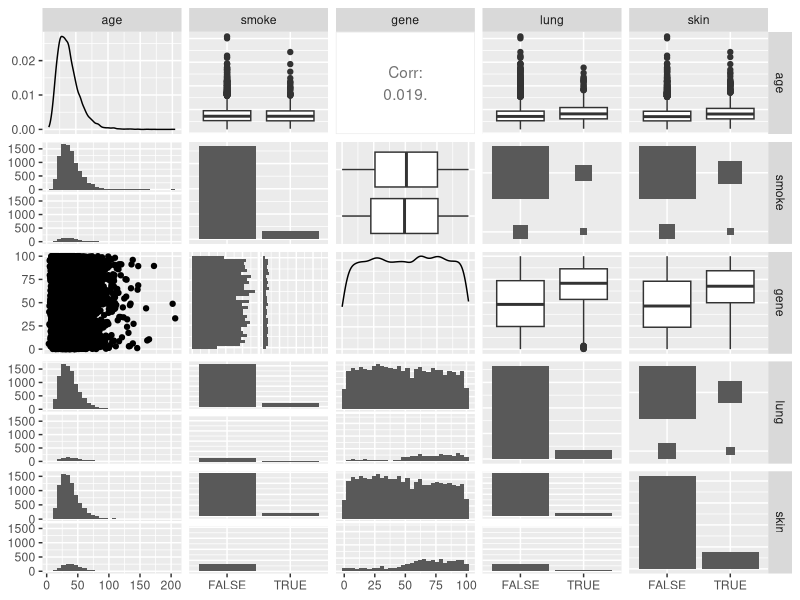
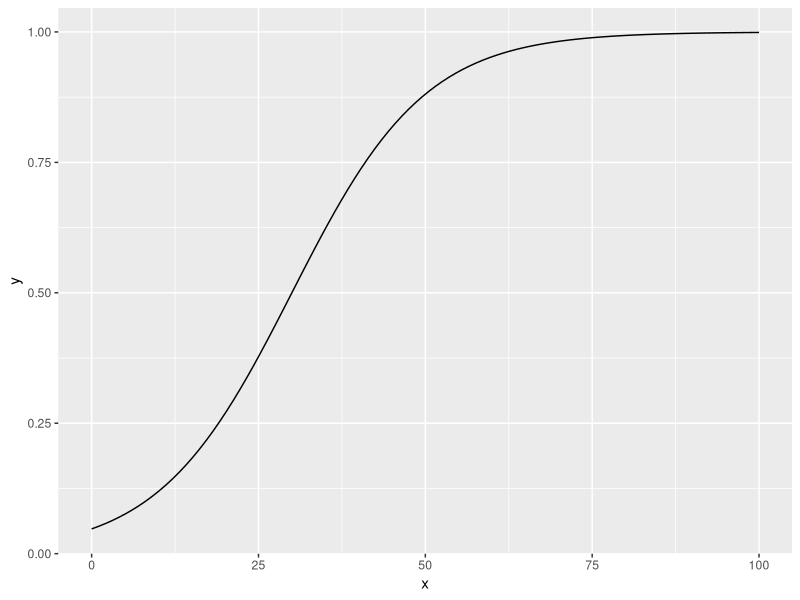
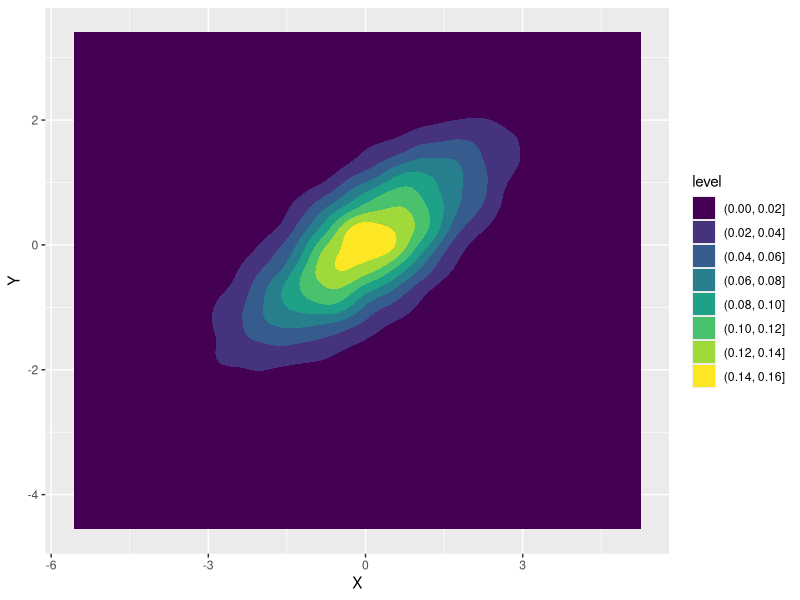
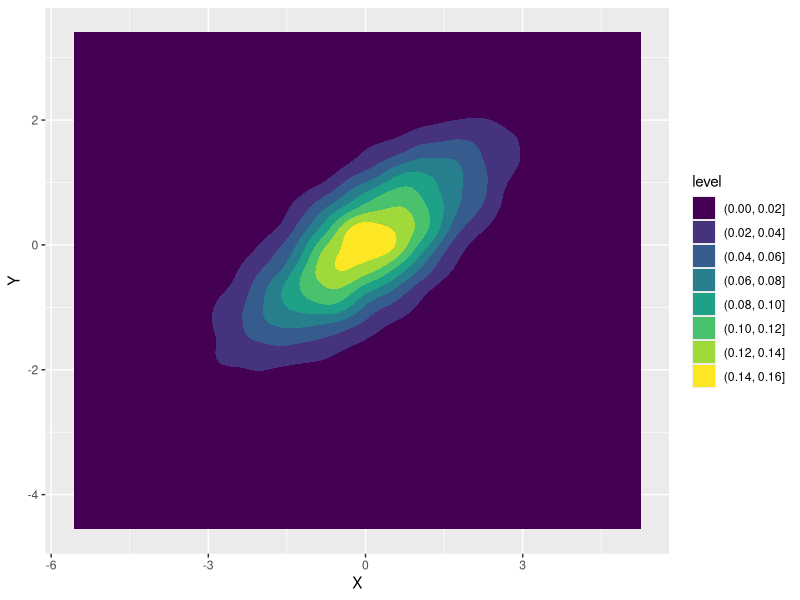
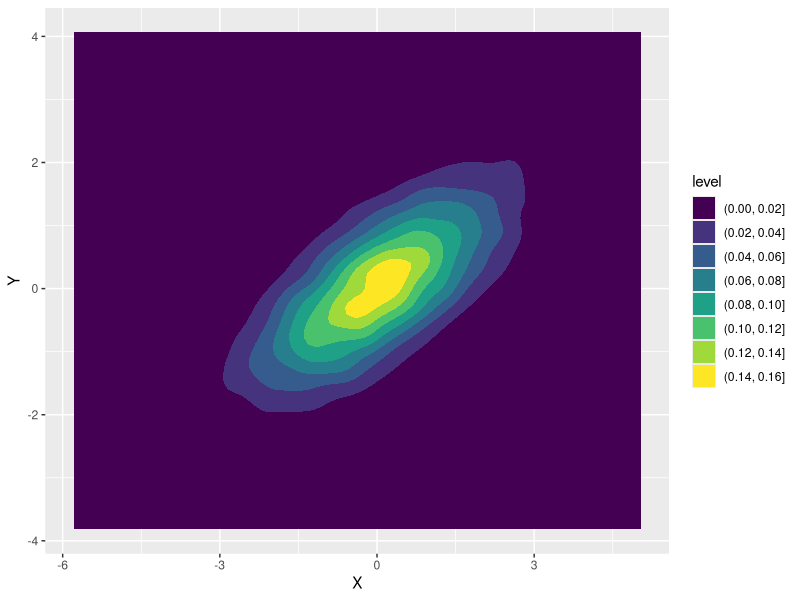
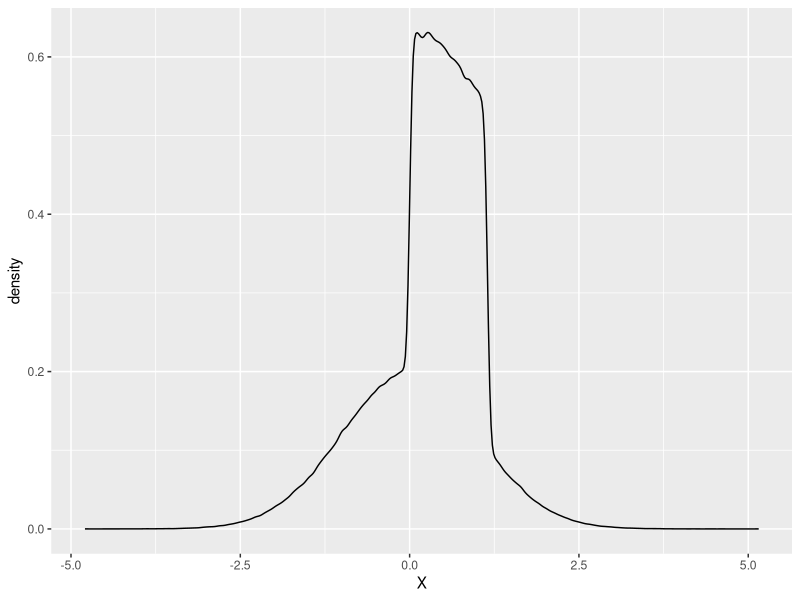
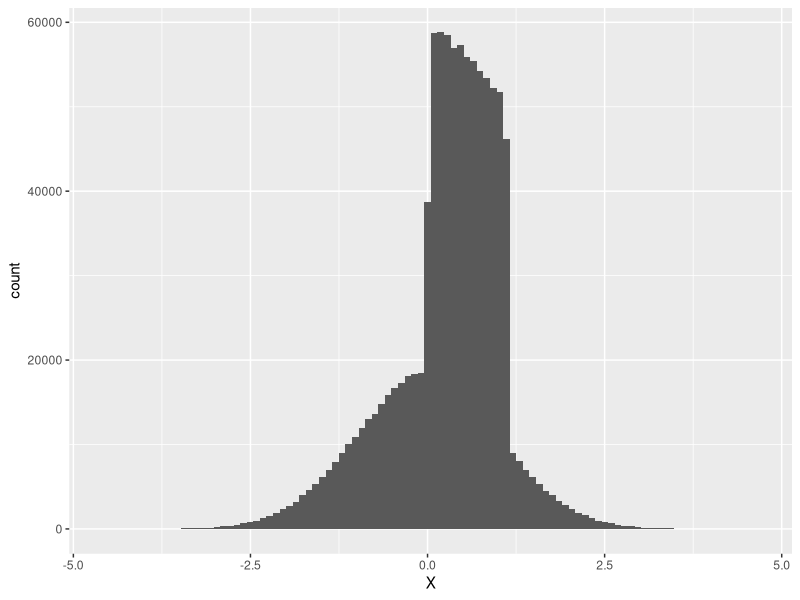

Here is the R script that generated these plots, in order:
library(tidyverse)
library(GGally)
library(mvtnorm)
#2####################################
logistic <- function(x, l=1,e=0){
  
  1/(1+exp(-l*(x-e)))
  
}

logistic(60,l = .005 ,e = 50)

cancer_DGP <- function(n) {
  tibble(
    age = rlnorm(n, 3.584, 0.434),
    smoke = rbernoulli(n, p = case_when(
                              age %in% 25:64  ~ .145,
                              age %in% 0:10 ~ .00000000001,
                              TRUE ~ .08)
                       ),
    gene = runif(n,0,100),
    lung = rbernoulli(n, p = (logistic(gene,.5,50)+logistic(age,.1,60)+smoke)/9),
    skin = rbernoulli(n, p = (logistic(gene, .5,50)+logistic(age,.1,35))/7)
  )
}



test_prob <- cancer_DGP(10000) %>%
  filter(age > 60, gene > 50) %>% 
  count(skin == TRUE) %>% 
  mutate(p = n/sum(n))
 

test_prob <- cancer_DGP(10000) %>%
  filter(age > 60, smoke == TRUE, gene > 50) %>% 
  count(lung) %>% 
  mutate(p = n/sum(n))
# age: I chose a logistic normal distribution to eliminate any negative ages while trying to create a right skewed distribution. Age is independent of gene since it is only a function of time and not any of your genes.
# gene: I chose a uniform distribution over the interval [0,100] since I think there is an equal chance of acquiring a random mutation. This is independent of age since overall your genes don't typically change with age.
# smoke: I chose a Bernoulli distribution conditioned on age since it is a binary variable with how it was written that is more likely to occur given certain intervals of age (Interval prevalence data taken from CDC). I have smoking as a conditional distribution. Thus given age smoke is conditionally independent with Lung and Skin.
# Lung: I chose a Bernoulli distribution conditioned on age and gene which are transformed using a logistic function to output probabilities that are weighted towards higher ages and higher gene scores respectively. Lung is also conditioned on smoking status with smokers contributing to a higher probability of lung cancer. Lung and skin are conditionally independent given age and gene.
# skin: I chose a Bernoulli distribution conditioned on age and gene which are transformed using a logistic function to output probabilities that are weighted towards higher ages and higher gene scores respectively. I adjusted the age distribution logistic to scale up at a younger age than that of the lung variable since skin cancer can occur at an earlier age than lung cancer. Skin cancer also is of hgiher prevalence in general so I made sure it occurs more in this DGP than lung cancer.

test <- cancer_DGP(10000) %>% 
  ggpairs()

test

# One surprising thing is that the age distribution of smokers and non-smokers does not differ all that much. The same thing can be said with the age distribution between those with lung cancer and those without. I expected the distribution mass to shift right as I thought I had coded that smokers and people with Lung cancer should be of higher age. Upon closer inspection of the marginal distribution of age this could be due to there not being enough occurrences of older people.I could adjust the logistic normal distribution somehow to spread it out to increase the probability of older ages.

#3##################################

prob <- function(df, ...) {
  final <- df %>% 
  count(...) %>% 
    mutate(p = n/sum(n)) 
    pull(final[2,3])
}

#################A###########
DGP_A <- function(n){
  tibble(
  X = runif(n),
  W = rbernoulli(n),
  Y = rnorm(n,X+W,1+X*W) 
)
}
### Independent: X and W
#P(X)
prob_ax <- prob(DGP_A(10000), X < .5)
prob_ax
#P(X|W)
prob_axgw <- DGP_A(10000)%>% 
  filter(W == 1) %>% 
  count(X < .5) %>% 
  mutate(p = n/sum(n))
  pull(prob_axgw[2,3])
# Probabilities are equal so X and W are independent 
### conditionally independent: none
#P(Y|X)
prob_aygw <- DGP_A(10000)%>% 
    filter(X < .5) %>% 
    count(Y < .5) %>% 
    mutate(p = n/sum(n))
  pull(prob_aygw[2,3])
   
#P(Y|X,W)
  prob_aygwx <- DGP_A(10000)%>% 
    filter(W == 1,X< .5) %>% 
    count(Y < .5) %>% 
    mutate(p = n/sum(n))
  pull(prob_aygwx[2,3])
# The probabilities are not equal so Y and W are not conditionally independent on X.
###############################B##################
DGP_B <- function(n){
  tibble(
    X = runif(n),
    W = rbernoulli(n,p= logistic(X)),
    Y = rnorm(n,X+W,1+X*W) 
  )
} 
### Independent: none
#P(W)
prob_bw <- prob(DGP_B(10000),W == 1)
prob_bw

#P(W|X)
prob_bwgx <- DGP_B(10000)%>% 
  filter(X < .5) %>% 
  count(W == 1) %>% 
  mutate(p = n/sum(n))
pull(prob_bwgx[2,3])
# The probabilities are not equal so X and W are not independent.
### conditionally independent: none
# P(Y|X)
prob_bygx <- DGP_B(10000)%>% 
  filter(X < .5) %>% 
  count(Y < 2) %>% 
  mutate(p = n/sum(n))
pull(prob_bygx[2,3])
# P(Y|X,W)
prob_bygxw <- DGP_B(10000)%>% 
  filter(W == 1 & X < .5) %>% 
  count(Y < 2) %>%
  mutate(p = n/sum(n))
pull(prob_bygxw[2,3])
# Probabilities are not equal so Y and W are not conditionally independent on X

#######################C######################
DGP_C <- function(n){
  tibble(L = runif(n,-1,0),
         U = runif(n),
         M = runif(n,L,U),
         X = rnorm(n, L),
         Y = rnorm(n, U)
  )
} 
### Independent: L and U
#P(L)
prob_cl <- prob(DGP_C(10000), L < -.5)
prob_cl
#P(L|U)
prob_clgu <- DGP_C(10000)%>% 
  filter(U < .5) %>% 
  count(L < -.5) %>% 
  mutate(p = n/sum(n))
pull(prob_clgu[2,3]) 
# The probabilities are the same so  L and U are independent.

### conditionally independent: M and X given L, M and Y given U
#P(M|L)
prob_cmgl <- DGP_C(10000) %>% 
  filter(L < -.5) %>% 
  count(M <.5) %>% 
  mutate(p = n/sum(n))
pull(prob_cmgl[2,3]) 

#P(M|L,X)
prob_cmglx <- DGP_C(10000) %>% 
  filter(L < -.5, X < -.5) %>% 
  count(M <.5) %>% 
  mutate(p = n/sum(n))
pull(prob_cmglx[2,3]) 

# The probabilities are the same proving M and X are conditionally independent on L.
################################D###################
DGP_D <- function(n) {
  tibble(
    X = runif(n),
    W = rbernoulli(n, logistic(X)),
    Y = rnorm(n, W, 1+W)
  )
### Independent: none
#P(Y)
prob_dy <- prob(DGP_D(10000), Y< 1)
prob_dy
#P(Y|W)
prob_dygw <- DGP_D(10000) %>% 
  filter(W == 1) %>% 
  count(Y < 1) %>% 
  mutate(p = n/sum(n))
pull(prob_dygw[2,3]) 

# Probabilities are not equal thus Y and W are not independent.
### Conditionally independent: none

#P(Y|X)
prob_dygx <- DGP_D(10000) %>% 
  filter(X < .5) %>% 
  count(Y < 1) %>% 
  mutate(p = n/sum(n))
pull(prob_dygx[2,3]) 
#P(Y|X,W)
prob_dygxw <- DGP_D(10000) %>% 
  filter(X < .5, W == 1) %>% 
  count(Y < 1) %>% 
  mutate(p = n/sum(n))
pull(prob_dygxw[2,3]) 

# Probabilities are not equal thus Y and W are not conditionally independent on X.
  
  
}
tibble(x = seq(0,100,length = 100),
       y = logistic(x,l = .1, e = 30)) %>% ggplot() + geom_line(aes(x=x, y= y))

#####################4#################
sample_na = function(n) {
  sigma = matrix(c(
    2, 1,
    1, 1
  ), nrow=2)
  rmvnorm(
    n,
    mean=c(0,0),
    sigma=sigma
  ) %>%
    as_tibble() %>%
    set_names(c("X","Y"))
}
sample_nb = function(n) {
  tibble(
    Y = rnorm(n, mean=0, sd=1),
    X = rnorm(n, mean=Y, sd=1)
  )
}
sample_nc = function(n) {
  tibble(X = rnorm(n, mean=0, sd=sqrt(2)),
         Y = rnorm(n, mean=X/2, sd=1/sqrt(2))
  )
}
pa0 <- prob(sample_na(10000), X > 0 & Y > 0)
pb0 <- prob(sample_nb(10000), X > 0 & Y > 0)
pc0 <- prob(sample_nc(10000), X > 0 & Y > 0)

pa0l <- prob(sample_na(10000), X < 0 & Y < 0)
pb0l <- prob(sample_nb(10000), X < 0 & Y < 0)
pc0l <- prob(sample_nc(10000), X < 0 & Y < 0)

pa1 <- prob(sample_na(10000), X < 1 & Y < 1)
pb1 <- prob(sample_nb(10000), X < 1 & Y < 1)
pc1 <- prob(sample_nc(10000), X < 1 & Y < 1)

pad <- prob(sample_na(10000), X < 1 & Y < 0)
pbd <- prob(sample_nb(10000), X < 1 & Y < 0)
pcd <- prob(sample_nc(10000), X < 1 & Y < 0)

dena <- sample_na(10000) %>% 
  ggplot(aes(x=X, y=Y)) +
  geom_density2d_filled()

dena

denb <- sample_nb(10000) %>% 
  ggplot(aes(x=X, y=Y)) +
  geom_density2d_filled()

dena

denc <- sample_nc(10000) %>% 
  ggplot(aes(x=X, y=Y)) +
  geom_density2d_filled()

denc

# Given that all three have the same joint density distribution when plotted and we can calculate the same probabilities of an event across all three of these sampling methods we can say that they each sample from the same joint distribution. 

################################5###########################
attempt <- function(n) {
  tibble(
    S = rbernoulli(n),
    N = rnorm(n),
    U = runif(n,0,1.15),
    X = ifelse(S,N,U)
  )
}

densityc <- attempt(1000000) %>% 
  ggplot() +
  geom_density(aes(x=X))
densityc

histogramc <- attempt(1000000) %>% 
  ggplot() +
  geom_histogram(aes(x=X), bins = 100)
histogramc
